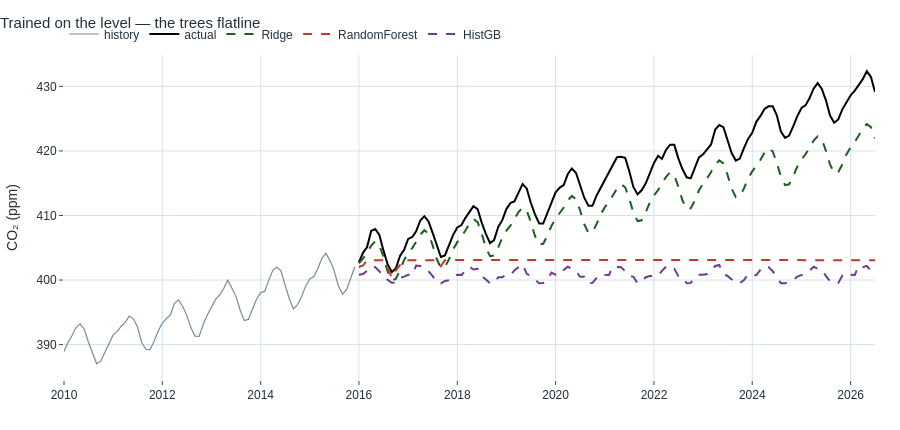

Notebook cell for this chart:
### Code cell
E.plot_forecast(tr, actual=te, forecasts=preds_level,
                title="Trained on the level — the trees flatline",
                ylab="CO₂ (ppm)", n_history=72, height=430).show()
